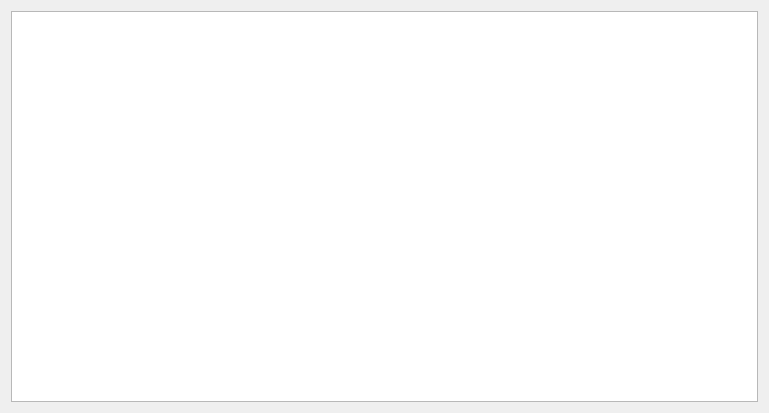
<?xml version="1.0" encoding="UTF-8"?>
<ui version="4.0">
 <class>DealWithListWidget</class>
 <widget class="QWidget" name="DealWithListWidget">
  <property name="geometry">
   <rect>
    <x>0</x>
    <y>0</y>
    <width>769</width>
    <height>413</height>
   </rect>
  </property>
  <property name="windowTitle">
   <string>DealWithListWidget</string>
  </property>
  <layout class="QGridLayout" name="gridLayout">
   <item row="0" column="0">
    <widget class="QListWidget" name="listWidget"/>
   </item>
  </layout>
 </widget>
 <layoutdefault spacing="6" margin="11"/>
 <resources/>
 <connections/>
</ui>
